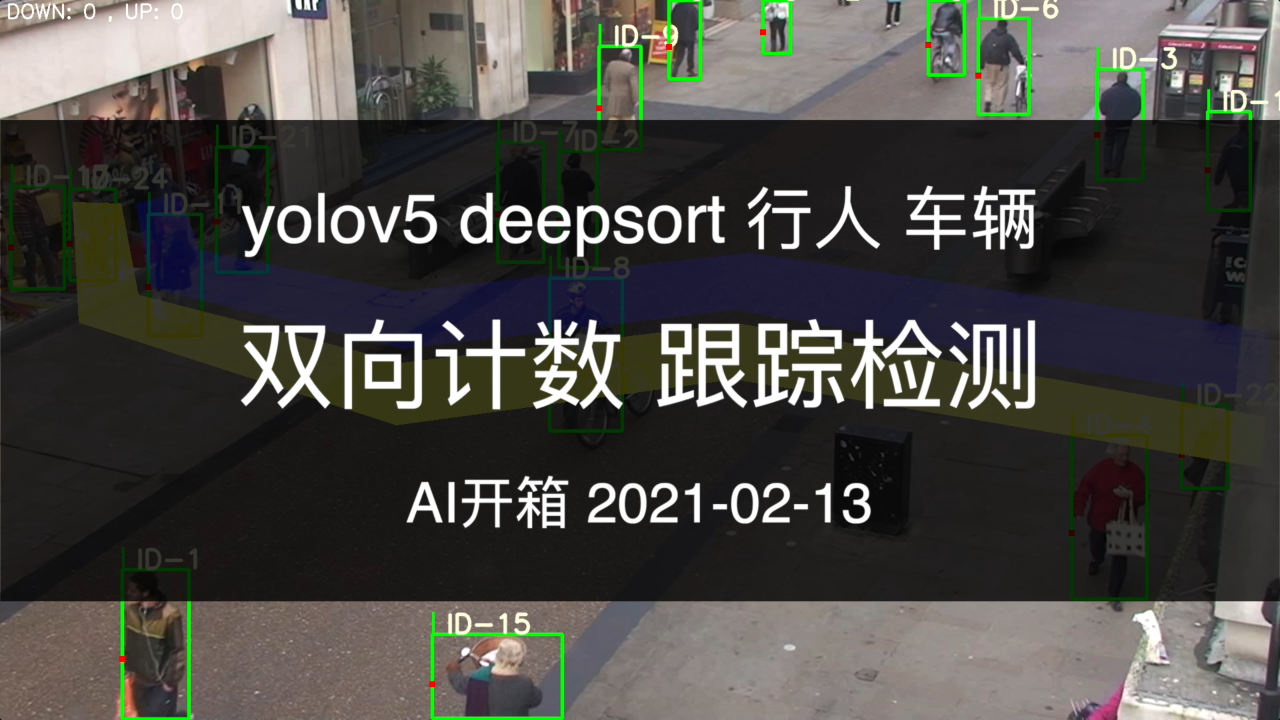
#> input picture test.jpg, 2560 x 1440 px (shown at 1/2 size)
$ python roi.py
#> lines starting #> are read from the running program, lines starting #| are printed output that depends on the picture
# -*- coding: utf-8 -*-
'''
Created on 2018-8-25 20:07:44
@author: skyblue
'''
import cv2
import numpy as np

# -----------------------鼠标操作相关------------------------------------------
lsPointsChoose = []
tpPointsChoose = []
pointsCount = 0
count = 0
pointsMax = 6
# [85 lines left out: functions on_mouse, ROI_byMouse, fixed_ROI, not called in this run]
    # cv2.imwrite('ROI.bmp', ROI)


img = cv2.imread('test.jpg')
#> img is the input picture: shape (1440, 2560, 3); mean B, G, R 69.8, 73.8, 75.1
img = cv2.resize(img, (960, 540))
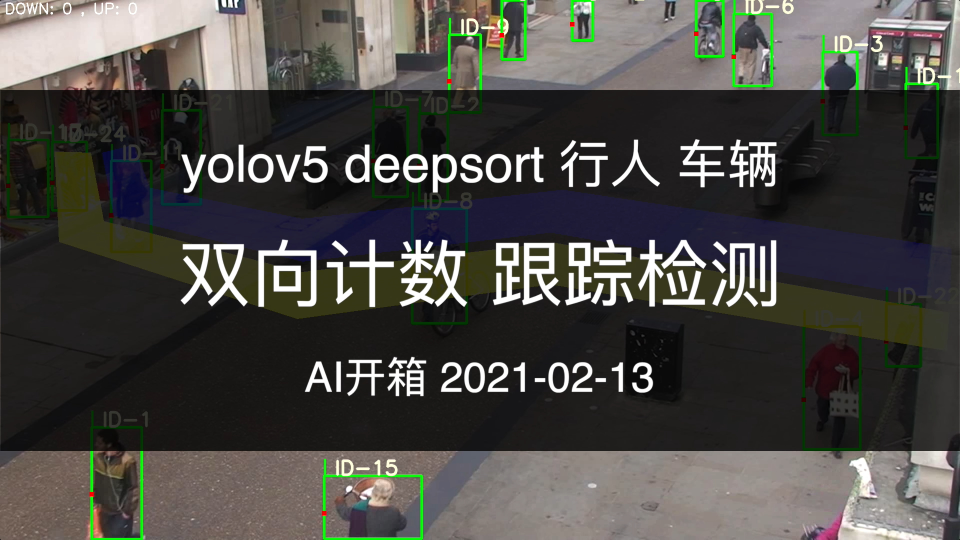
#> img: shape (540, 960, 3); mean B, G, R 69.7, 73.8, 75.1
cv2.imshow('test', img)
# ---------------------------------------------------------
# --图像预处理，设置其大小
# height, width = img.shape[:2]
# size = (int(width * 0.3), int(height * 0.3))
# img = cv2.resize(img, size, interpolation=cv2.INTER_AREA)
# ------------------------------------------------------------
ROI = img.copy()
cv2.namedWindow('src')
cv2.setMouseCallback('src', on_mouse)
cv2.imshow('src', img)
cv2.waitKey(0)
cv2.destroyAllWindows()
